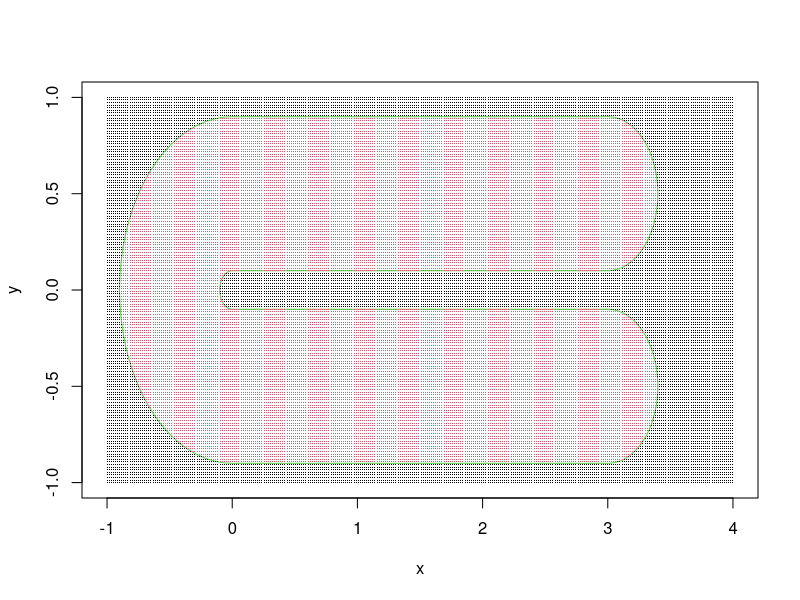
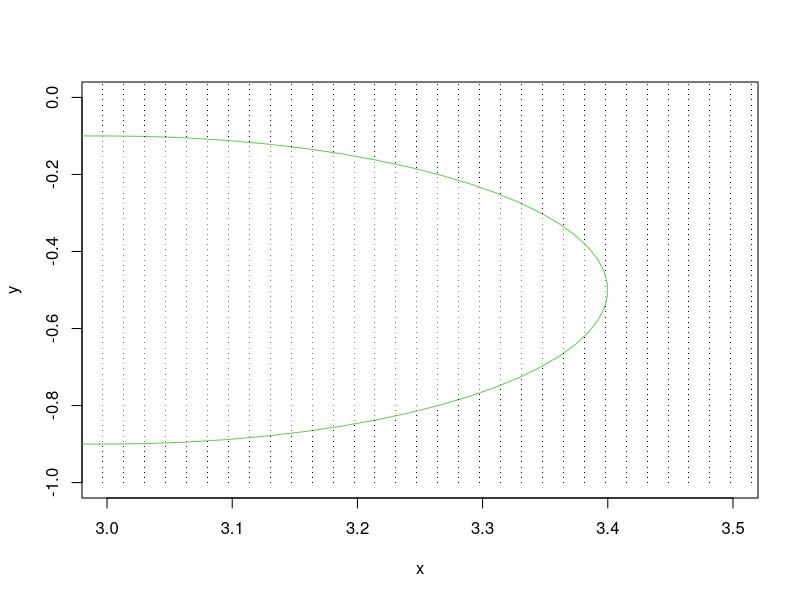

These charts were generated, in order, by the following R code:
library(mgcv)


### Name: inSide
### Title: Are points inside boundary?
### Aliases: inSide
### Keywords: models smooth regression

### ** Examples

require(mgcv)
m <- 300;n <- 150
xm <- seq(-1,4,length=m);yn<-seq(-1,1,length=n)
x <- rep(xm,n);y<-rep(yn,rep(m,n))
er <- matrix(fs.test(x,y),m,n)
bnd <- fs.boundary()
in.bnd <- inSide(bnd,x,y)
plot(x,y,col=as.numeric(in.bnd)+1,pch=".")
lines(bnd$x,bnd$y,col=3)
points(x,y,col=as.numeric(in.bnd)+1,pch=".")
## check boundary details ...
plot(x,y,col=as.numeric(in.bnd)+1,pch=".",ylim=c(-1,0),xlim=c(3,3.5))
lines(bnd$x,bnd$y,col=3)
points(x,y,col=as.numeric(in.bnd)+1,pch=".")
